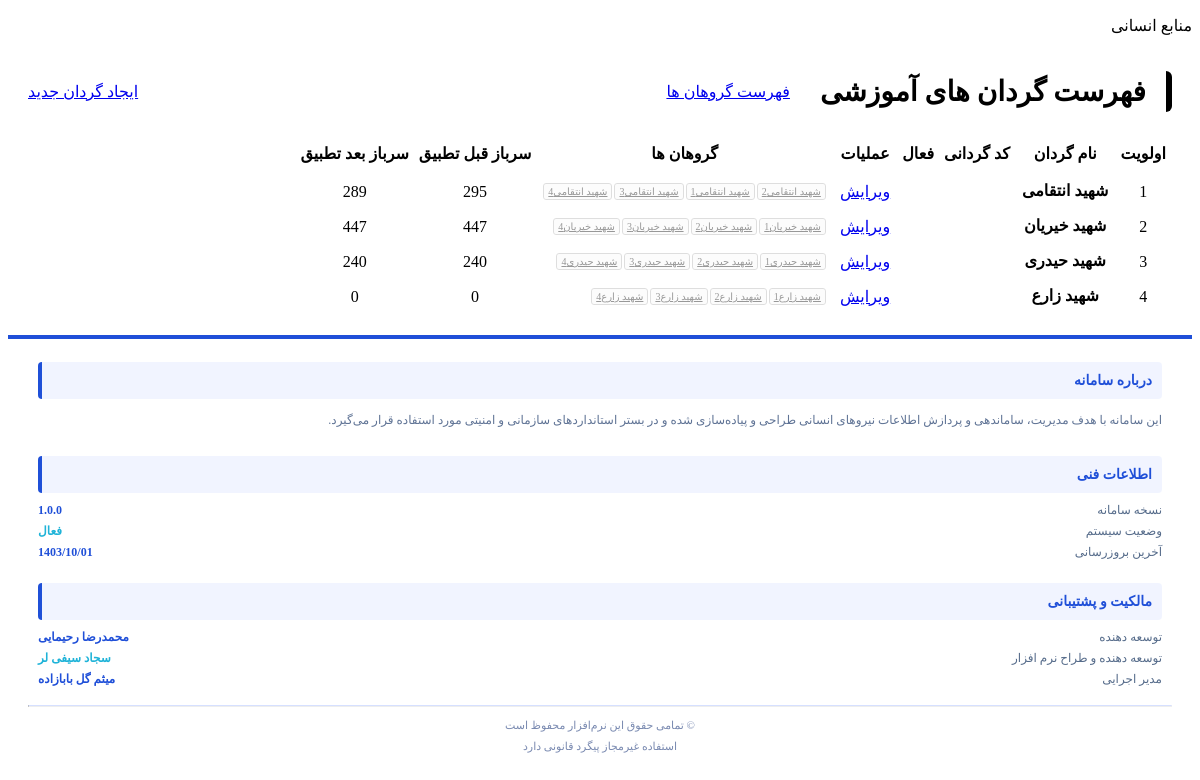
The page /b/ (signed in) on the database its author committed.
### battalions/models.py (models this page shows, shortened)
class battalion(models.Model):
    name = models.CharField(max_length=150, verbose_name='نام گردان')
    commander = models.CharField(max_length=100, null=True, blank=True,default='',verbose_name='فرمانده گردان')
    is_active = models.BooleanField(default=False, verbose_name='فعال/غیرفعال')
    order = models.IntegerField(null=True, blank=True, verbose_name='اولویت مرتب سازی')
    gcode = models.CharField(max_length=150 ,null=True,blank=True,default='', verbose_name='کد گردانی')
    @property
    def grohans(self):
        return list(battalion_group.objects.filter(gordan=self))
    @property
    def soldiers_counts_after_tatbigh(self):
        Soldier = apps.get_model('soldiers', 'Soldier')
        return Soldier.objects.filter(t_Gordan__pk=self.pk).count()
    @property
    def soldiers_counts_before_tatbigh(self):
        Soldier = apps.get_model('soldiers', 'Soldier')
        return Soldier.objects.filter(Gordan__pk=self.pk).count()
    class Meta:
        verbose_name = "گردان"
        verbose_name_plural = "گردان ها"
    def __str__(self):
        return self.name

class battalion_group(models.Model):
    name = models.CharField(max_length=150, verbose_name='نام گروهان')
    commander = models.CharField(max_length=100,blank=True,null=True,default='', verbose_name='فرمانده گروهان')
    gordan = models.ForeignKey(battalion, on_delete=models.CASCADE, verbose_name='گردان')
    is_active = models.BooleanField(default=False, verbose_name='فعال/غیرفعال')
    status_types_data = models.JSONField(default=dict,blank=True,verbose_name="نوع برگه اعزام")
    zirediplom = models.BooleanField(default=False, verbose_name='زیر دیپلم')
    diplom = models.BooleanField(default=False, verbose_name='دیپلم')
    ofghdiplom = models.BooleanField(default=False, verbose_name='فوق دیپلم')
    lisans = models.BooleanField(default=False, verbose_name='لیسانس')
    ofghlisans = models.BooleanField(default=False, verbose_name='فوق لیسانس')
    doctra = models.BooleanField(default=False, verbose_name='دکترا')
    shie = models.BooleanField(default=False, verbose_name='شیعه')
    ahle_tasnon = models.BooleanField(default=False, verbose_name='اهل تسنن')
    zarfiat = models.CharField(max_length=250, verbose_name='ظرفیت گروهان')
    takmilzarmit = models.BooleanField(default=False, verbose_name='تکمیل بودن ظرفیت')
    order = models.IntegerField(null=True, blank=True, verbose_name='اولویت مرتب سازی')
    salemm = models.BooleanField(default=False, verbose_name='سالم')
    moafazrazm = models.BooleanField(default=False, verbose_name='معاف ازرزم')
    gorehbe = models.BooleanField(default=False, verbose_name='گروه ب')
    moafazrazm_gorehbe = models.BooleanField(default=False, verbose_name='معاف از رزم + گروه ب')
    zarfiat_total = models.CharField(max_length=250, verbose_name='ظرفیت گروهان کل', null=True, blank=True)
    class Meta:
        verbose_name = "گروهان"
        verbose_name_plural = "گروهان ها"
    def __str__(self):
        return self.name + self.gordan.name

### battalions/views.py (the view)
# urls.py: path('b/', views.MainViewBattalion.as_view(), name='all-Battalion'),
class MainViewBattalion(LoginRequiredMixin, View):
    def get(self, request):
        gordan , _ = battalion_and_groups_allowed(request.user)
        gordan = gordan.order_by('-is_active','order')
        cx = { 'gordan': gordan }
        return render(request, 'battalions/gordan_list.html', cx)

### ensani_soldires_management/access.py (called while the page is built, shortened)
def get_user_battalions(user):
    if not user.is_authenticated:
        return battalion.objects.none().order_by('gcode')
    if user.is_staff:
        return battalion.objects.all().order_by('gcode')

def get_user_battalion_groups(user):
    if not user.is_authenticated:
        return battalion_group.objects.none().order_by('name')
    if user.is_staff:
        return battalion_group.objects.all().order_by('name')

def battalion_and_groups_allowed(user):
    battalions = get_user_battalions(user)
    groups = get_user_battalion_groups(user).select_related('gordan').order_by('name')
    return battalions,groups

def create_access_tree(battalions_allowed,groups_allowed):
    nodes = [{ 'title':'همه گردان ها', 'q':f'b=all' }]
    for b in battalions_allowed:
        children = [{ 'title':'همه گروهان ها', 'q':f'b={b.id}&g=all' }]
        for g in groups_allowed:
            if g.gordan.id == b.id:
                children.append({ 'title':f'گروهان {g.name}', 'q':f'g={g.id}' })
        nodes.append({ 'title':str(b),'q':f'b={b.id}','children': children })
    return nodes

### battalions/templates/battalions/gordan_list.html (shortened to what this page needs)
{% extends 'shared/_PanelMain.html' %}
{% load static %}
{% block main %}
<div class="card">
    <div class="card-header">
        <h1 class="card-title">فهرست گردان های آموزشی</h1>
        <a class="btn  btn-primary" href="{% url 'MainViewBattalionGroup'  %}">
            <span>فهرست گروهان ها</span>
        </a>
        <a class="btn  btn-warning" href="{% url 'BattalionCreate'  %}">
            <span>ایجاد گردان جدید</span>
        </a>
    </div>
    <div class="card-body no-padding">
        <table class="table">
            <tbody>
            <tr>
                <th>اولویت</th>
                <th class="text-right">نام گردان</th>
                <th>کد گردانی</th>
                <th>فعال</th>
                <th>عملیات</th>
                <th>گروهان ها</th>
                <th>سرباز قبل تطبیق</th>
                <th>سرباز بعد تطبیق</th>
            </tr>
            {% for g in gordan %}
                <tr>
                    <td>{{ g.order }}</td>
                    <td  class="text-right">
                        <strong>{{ g.name }}</strong>
                    </td>
                    <td><strong>{{ g.gcode }}</strong></td>
                    <td class="{{g.is_active|yesno:'text-success,text-danger'}}">
                    </td>
                    <td>
                        <a class="btn btn-primary" href="{% url 'BattalionUpdate' pk=g.pk %}">
                            ویرایش
                        </a>
                    </td>
                     <td>
                        <div class="setting-list">
                            {% for g in g.grohans %}
                                <a
                                    href="{% url 'BattalionGroupUpdate' pk=g.pk %}"
                                    class="setting-item grohan-item {% if g.is_active %}is-active{% endif %}"
                                    >
                                    {{ g }}
                                </a>
                            {% empty %}
                                <div class="text-muted text-center">گروهانی ثبت نشده</div>
                            {% endfor %}
                        </div>
                    </td>
                    <td><span >{{g.soldiers_counts_before_tatbigh}}</span></td>
                    <td><span >{{g.soldiers_counts_after_tatbigh}}</span></td>
                </tr>
            {% endfor %}
            </tbody>
        </table>
    </div>
</div>
{% endblock %}

### battalions/templates/battalions/gordan_list.html (style rules this page uses)
.table th { font-size: 16px; padding: 10px 4px !important; text-align: center; }
html body table.table tr td { padding: 6px !important ; text-align: center; }
.setting-item { display: inline-block; padding: 2px 4px; border-radius: 3px; background-color: #fafafa; border: 1px solid #afafaf; color: black; font-size: 10px; direction: ltr; }
.setting-list { gap: 2px; display: flex; align-items: center; justify-content: start; flex-wrap: wrap; }
.btn { border-radius: 6px !important; }
.grohan-item { opacity: 0.4; }
.card { background-color: white; border-radius: 10px; padding: 20px; }
.card-title { text-align: center; margin: 0; padding: 4px 20px; font-size: 28px; border-right: 6px solid black; border-radius: 0 6px 6px 0 ; color: black; font-weight: bold; }
.card-header { display: flex; align-items: center; justify-content: space-between; margin-bottom: 20px; gap: 10px; }

### rows shown on the page
battalion: order "1", name "شهید انتقامی", soldiers_counts_before_tatbigh "295", soldiers_counts_after_tatbigh "289"
battalion_group: name+gordan "2شهید انتقامی"
battalion_group: name+gordan "1شهید انتقامی"
battalion_group: name+gordan "3شهید انتقامی"
battalion_group: name+gordan "4شهید انتقامی"
battalion: order "2", name "شهید خیریان", soldiers_counts_before_tatbigh "447", soldiers_counts_after_tatbigh "447"
battalion_group: name+gordan "1شهید خیریان"
battalion_group: name+gordan "2شهید خیریان"
battalion_group: name+gordan "3شهید خیریان"
battalion_group: name+gordan "4شهید خیریان"
battalion: order "3", name "شهید حیدری", soldiers_counts_before_tatbigh "240", soldiers_counts_after_tatbigh "240"
battalion_group: name+gordan "1شهید حیدری"
battalion_group: name+gordan "2شهید حیدری"
battalion_group: name+gordan "3شهید حیدری"
battalion_group: name+gordan "4شهید حیدری"
battalion: order "4", name "شهید زارع", soldiers_counts_before_tatbigh "0", soldiers_counts_after_tatbigh "0"
battalion_group: name+gordan "1شهید زارع"
battalion_group: name+gordan "2شهید زارع"
battalion_group: name+gordan "3شهید زارع"
battalion_group: name+gordan "4شهید زارع"
